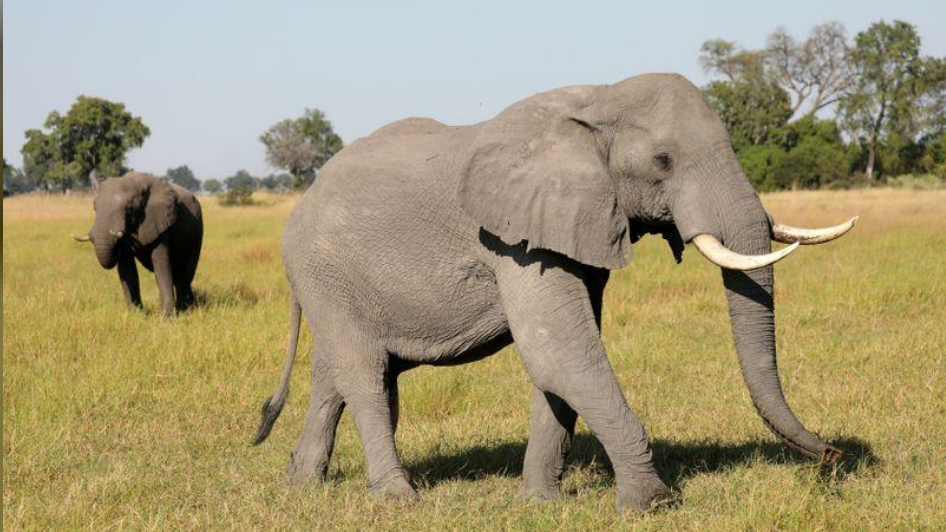
#> input picture images/elephant2.png, 946 x 532 px, found by its file name
$ jupyter execute 3-4-Translation-imagesize.ipynb   (shell and % lines are left out)
#> lines starting #> are read from the running program, lines starting #| are printed output that depends on the picture
<a href="https://colab.research.google.com/github/JSJeong-me/AI-Innovation-2024/blob/main/OpenCV/3-4-Translation-imagesize.ipynb" target="_parent"></a>

[cell 1]
import cv2
import numpy as np
import matplotlib.pyplot as plt

# 이미지 불러오기 (사용자가 원하는 이미지를 여기에 넣으세요)
img = cv2.imread('elephant2.png')
#> img is the input picture: shape (532, 946, 3); mean B, G, R 118.8, 152.2, 163.6

# 이미지를 BGR에서 RGB로 변환 (OpenCV는 BGR 형식이므로 변환 필요)
img_rgb = cv2.cvtColor(img, cv2.COLOR_BGR2RGB)

# Translation 행렬 정의 (x축으로 50px, y축으로 100px 이동)
tx, ty = 50, 100
translation_matrix = np.float32([[1, 0, tx], [0, 1, ty]])

# 이미지 크기 가져오기
height, width = img.shape[:2]
#> height = 532; width = 946

# Translation 적용
translated_img = cv2.warpAffine(img, translation_matrix, (width, height))
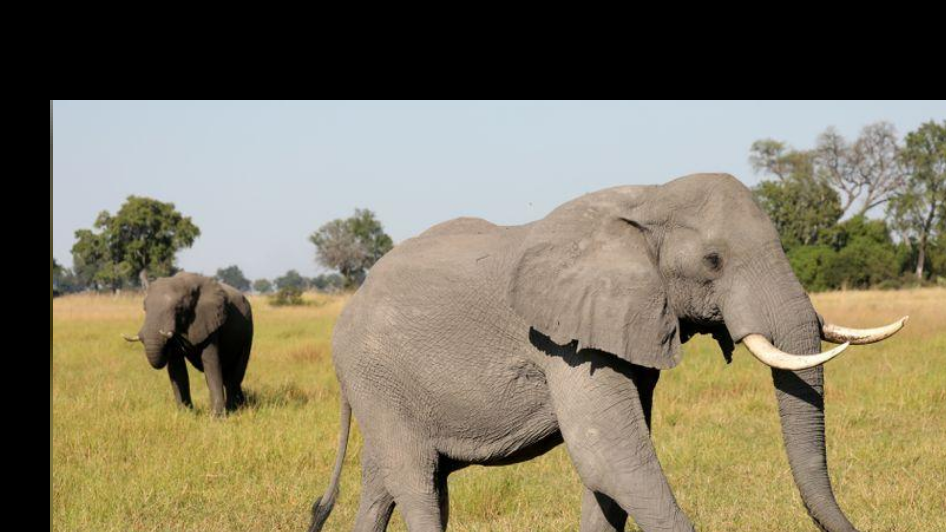
#> translated_img: shape (532, 946, 3); mean B, G, R 98.8, 120.7, 128.5

# 결과 시각화
plt.subplot(1, 2, 1)
plt.imshow(img_rgb)
plt.title('Original Image')

plt.subplot(1, 2, 2)
translated_img_rgb = cv2.cvtColor(translated_img, cv2.COLOR_BGR2RGB)
plt.imshow(translated_img_rgb)
plt.title('Translated Image')

plt.show()
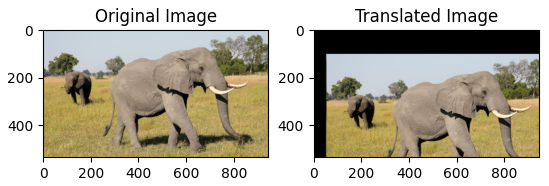
#> figure drawn by matplotlib, 2 panels

$ run again, with images/banana3.jpg saved as images/elephant2.png
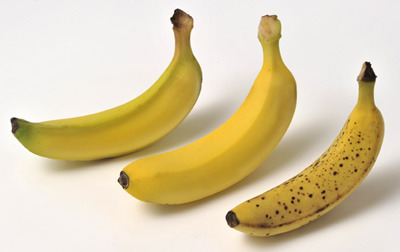
#> input picture images/banana3.jpg, 400 x 252 px, found by its file name
#> img is the input picture: shape (252, 400, 3); mean B, G, R 168.1, 203.9, 218.4
#> `translated_img = cv2.warpAffine(img, translation_matrix, (width, heigh..`:
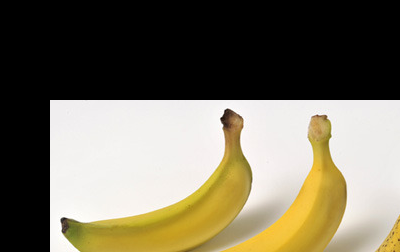
#> translated_img: shape (252, 400, 3); mean B, G, R 93.5, 111.6, 118
#> `plt.show()`:
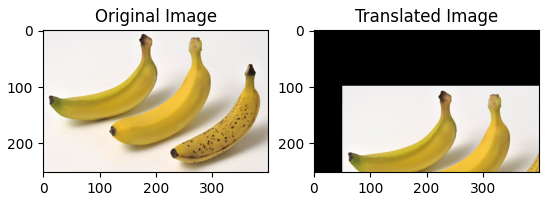
#> figure drawn by matplotlib, 2 panels

$ run again, with images/elephant1.jpg saved as images/elephant2.png
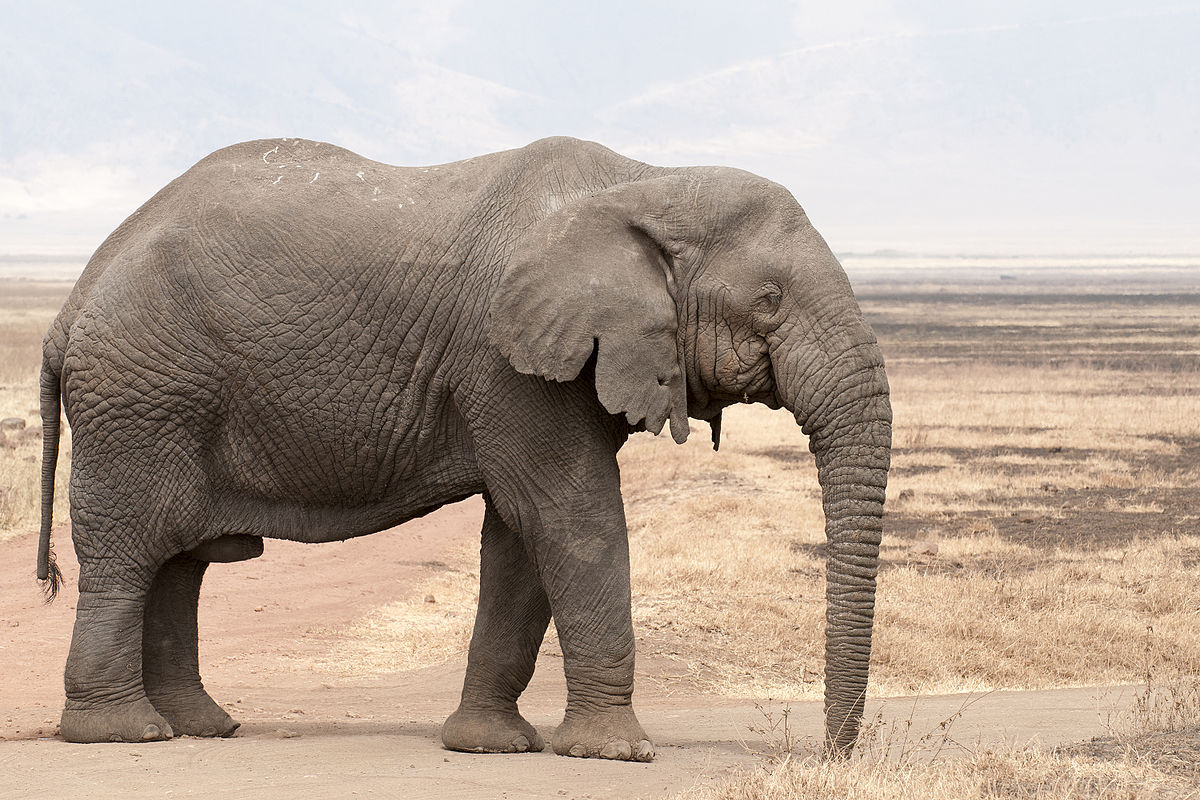
#> input picture images/elephant1.jpg, 1200 x 800 px, found by its file name
#> img is the input picture: shape (800, 1200, 3); mean B, G, R 153.7, 166.2, 181.6
#> `translated_img = cv2.warpAffine(img, translation_matrix, (width, heigh..`:
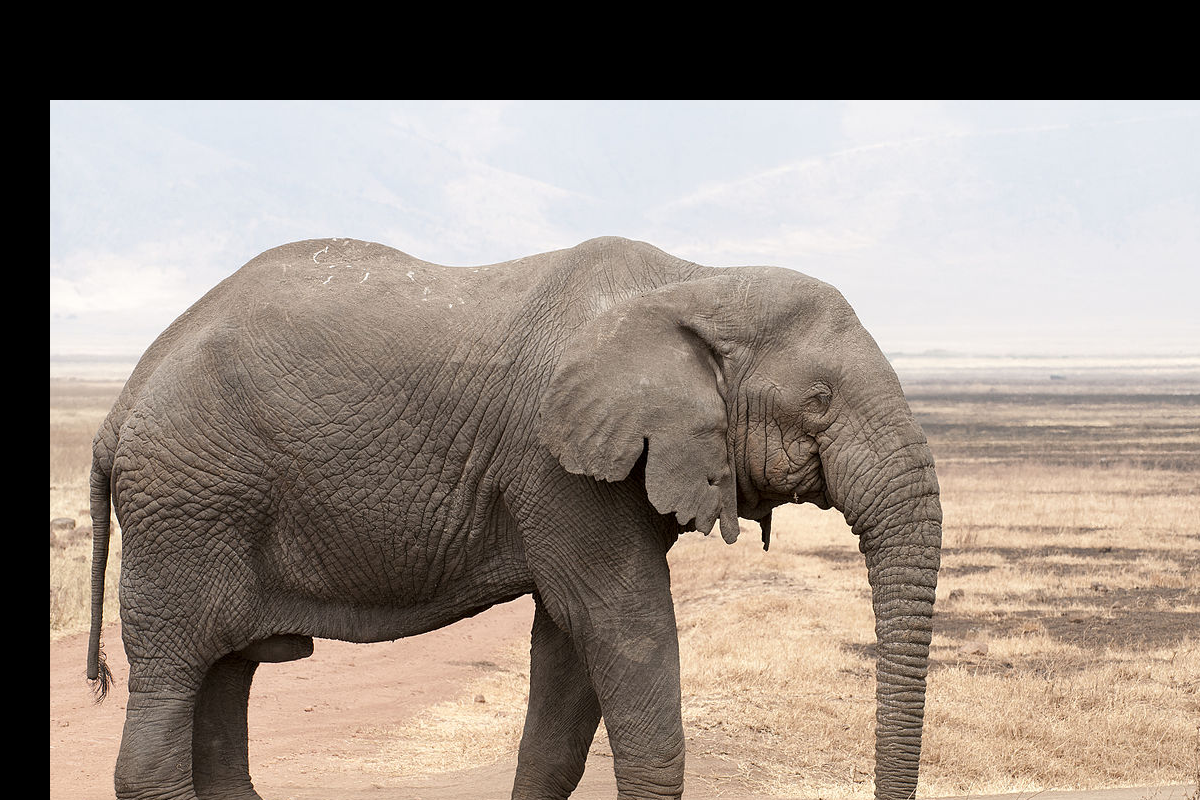
#> translated_img: shape (800, 1200, 3); mean B, G, R 128.3, 137.5, 149.3
#> `plt.show()`:
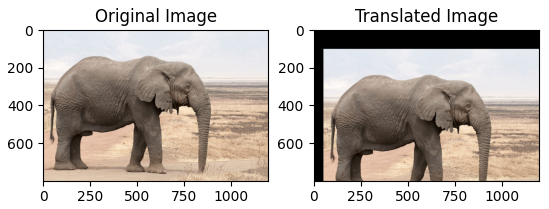
#> figure drawn by matplotlib, 2 panels
